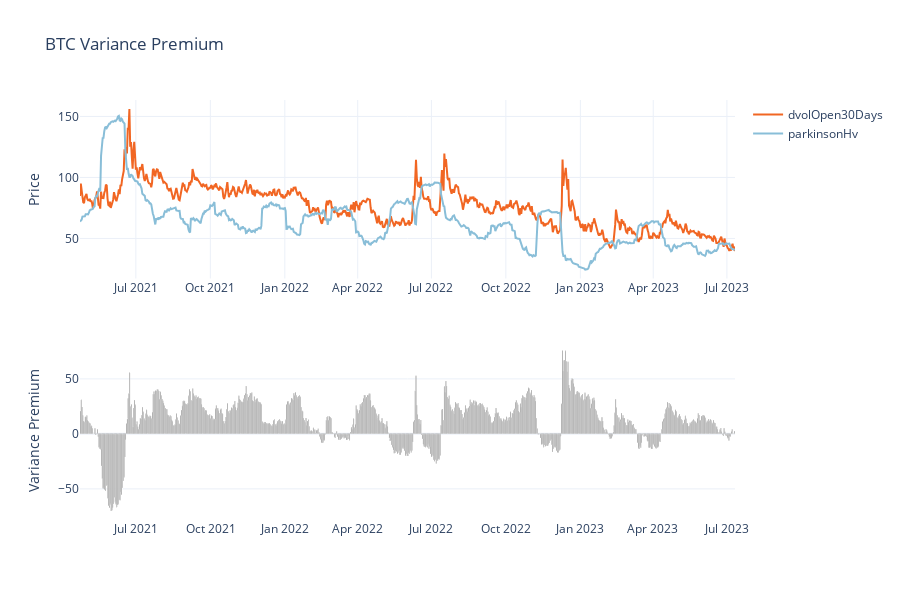

Notebook code cell kept with this figure:
### Markdown cell above
### Call the function to plot BTC DVOL, Parkinson Vol, and Variance Premium

### Code cell
plot_variance_premium(btc_iv_rv)

### Figure 1 — Plotly figure (JSON) as saved in the notebook; plotly's stock layout.template omitted (floating-point values rounded to 4 significant figures; data arrays with more than 128 entries replaced by an {"elided": "..."} marker saying what was removed)
{"data": [{"line": {"color": "#f16623"}, "mode": "lines", "name": "dvolOpen30Days", "type": "scatter", "x": {"elided": "810 str values"}, "xaxis": "x", "y": {"elided": "810 float values"}, "yaxis": "y"}, {"line": {"color": "#89bed8"}, "mode": "lines", "name": "parkinsonHv", "type": "scatter", "x": {"elided": "810 str values"}, "xaxis": "x", "y": {"elided": "810 float values"}, "yaxis": "y"}, {"marker": {"color": "black"}, "name": "Variance Premium", "showlegend": false, "type": "bar", "x": {"elided": "810 str values"}, "xaxis": "x2", "y": {"elided": "810 float values"}, "yaxis": "y2"}], "layout": {"height": 600, "showlegend": true, "title": {"text": "BTC Variance Premium"}, "xaxis": {"anchor": "y", "domain": [0, 1]}, "xaxis2": {"anchor": "y2", "domain": [0, 1]}, "yaxis": {"anchor": "x", "domain": [0.575, 1], "title": {"text": "Price"}}, "yaxis2": {"anchor": "x2", "domain": [0, 0.425], "title": {"text": "Variance Premium"}}}}
